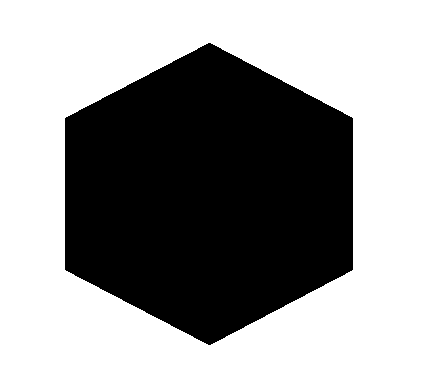
#> input picture Fundamental Contour/six.png, 433 x 382 px
$ jupyter execute fundC.ipynb
#> lines starting #> are read from the running program, lines starting #| are printed output that depends on the picture; after the words box and inside, x2 and y2 are one past the last pixel; in counts of white or black regions, pixels touching at a corner belong together
## Import Lib

[cell 1]
import cv2 as cv
import numpy as np
from matplotlib import pyplot as plt

## Load Image

[cell 2]
src = cv.imread("./six.png")
#> src is the input picture: shape (382, 433, 3); 60.4% white; 1 black region, box (x1, y1, x2, y2) and area: (65, 43, 353, 345) 65473
gray_img = cv.cvtColor(src,cv.COLOR_BGR2GRAY) ## ปรับภาพให้เป็นสี ขาวเทา
canny_image = cv.Canny(gray_img, 50, 150)
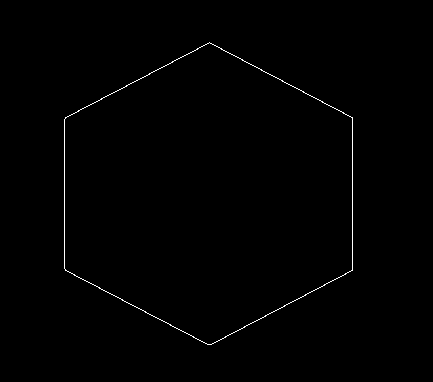
#> canny_image: shape (382, 433); 0.55% white in thin lines or dots, all inside (x1, y1, x2, y2) = (64, 42, 353, 345)
plt.rcParams["figure.figsize"] = [15, 7]
plt.imshow(canny_image,cmap='gray')
plt.show()

## Contour Finding

[cell 3]
contours, hierarchy = cv.findContours(canny_image, cv.RETR_EXTERNAL, cv.CHAIN_APPROX_SIMPLE) ## ส่งค่ามาเป็น hierarchy ชั้นๆ
#> contours = 1 contour; box (x1, y1, x2, y2) and area: (64, 42, 353, 345) 65483
edge_img = canny_image.copy()
print(contours)  ## วาด Contours
#> (printed output is left out)
drawn_contour_img = np.zeros(edge_img.shape,dtype=np.uint8) ## สร้างภาพเปล่า เพื่อวาด Contour ที่หาได้
drawn_contour_img = cv.cvtColor(drawn_contour_img,cv.COLOR_GRAY2RGB)
#> drawn_contour_img: shape (382, 433, 3); every value is 0
cv.drawContours(drawn_contour_img, contours, -1, (100,0,250), 5 ) ## -1 คือ วาดทุกอั // ถ้าวาดบางอันสามารถใส่เลข index ของ Contour ที่จะวาดเลย 5 คือ เพิ่ม . ที่เป็นขอบ
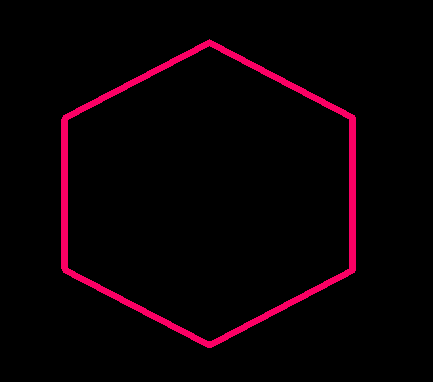
#> drawn_contour_img: shape (382, 433, 3); mean B, G, R 3.7, 0, 9.4
plt.imshow(drawn_contour_img)
plt.show()

## Polygon Approximation

[cell 4]
contours_approx = [] ## สร้าง array เอาไว้รับ สำหรับหลายอัน

for i,value in enumerate(contours): ## วนลูปวาดจุดต่อกัน
    contours_approx.append( cv.approxPolyDP(contours[i],0.01*cv.arcLength(contours[i],True),True) ) ## หาค่าส่วนโค้ง
#> this loop made 1 pass
#> after the loop, contours_approx = 1 item

## วาด Contours
drawn_approx_contour_img = np.zeros(edge_img.shape,dtype=np.uint8) ## สร้างภาพเปล่า เพื่อวาด Contour ที่หาได้
drawn_approx_contour_img = cv.cvtColor(drawn_approx_contour_img,cv.COLOR_GRAY2RGB)

## สร้างจุดเป็นตำแหน่งมุม
for i,values in enumerate(contours_approx):
    for j,dot in enumerate(values):
        drawn_approx_contour_img = cv.circle(drawn_approx_contour_img, dot[0], 10, (255,0,0), 4) ## สร้างจุดเป็นวงกลม รอบตำแหน่งจุดมุม 10 วาดขนาดวงกลม 4 วาดขอบวงกลม
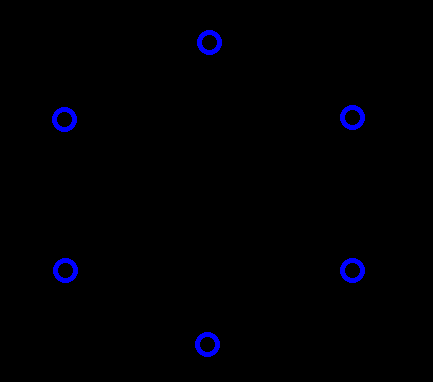
#> drawn_approx_contour_img: shape (382, 433, 3); mean B, G, R 2.9, 0, 0

## ลากเส้นระหว่างจุด
cv.drawContours(drawn_approx_contour_img, contours_approx, -1, (100,0,250), 3) ## -1 คือ วาดทุกอั // ถ้าวาดบางอันสามารถใส่เลข index ของ Contour ที่จะวาดเลย 3 คือ เพิ่ม . ที่เป็นขอบ

plt.imshow(drawn_approx_contour_img)
plt.show()

## Moment or Centroid

[cell 5]
M = cv.moments(contours[0]) ## get moment
#> M = moments, m00 65483, centre m10/m00, m01/m00 = (208.2, 193.5)
cx = int(M['m10']/M['m00']) ## get centroid x
#> cx = 208
cy = int(M['m01']/M['m00']) ## get centroid y
#> cy = 193

## หาจุดดศูนย์ถ่วงของภาพ
drawn_approx_contour_img = cv.circle(drawn_approx_contour_img, (cx,cy), 10, (255,255,20), 1) ## วงกลมสีเหลือง
#> drawn_approx_contour_img: shape (382, 433, 3); mean B, G, R 5.4, 0.1, 7.2
plt.imshow(drawn_approx_contour_img)
plt.show()

## Rectangle Boundary

[cell 6]
## สร้างสี่เหลี่ยมไว้คุมวัตถุที่ขนาดพอดีกับวัตถุ
x,y,w,h = cv.boundingRect(contours[0])
#> x = 64; y = 42; w = 289; h = 303
cv.rectangle(drawn_approx_contour_img,(x,y),(x+w,y+h),(0,255,0),1) ## สมการหามุมที่กรอบสี่เหลี่ยมครอบ

plt.imshow(drawn_approx_contour_img)
plt.show()

## Center

[cell 7]
## หาจุดกลางของวัตถุ
center = [x+(w//2), y+(h//2)] ## สมการหาจุดกึ่งกลางของวัตถุ
#> center = [208, 193]
drawn_approx_contour_img = cv.circle(drawn_approx_contour_img, center, 20, (255,5,100), 2) # หาจุดกึ่งกลาง เป็นสีชมพู

plt.imshow(drawn_approx_contour_img)
plt.show()

## Rotated Rect

[cell 8]
rect = cv.minAreaRect(contours[0])
#> rect = ((208, 193), (302, 288), -90)
box = cv.boxPoints(rect)
#> box = [[352, 344], [64, 344], [64, 42], [352, 42]]
box = np.int0(box)
cv.drawContours(drawn_approx_contour_img,[box],0,(0,0,255), 1) # สีน้ำเงิน ซ้อนกับสีเขียว
plt.imshow(drawn_approx_contour_img)
plt.show()

## Min Circle

[cell 9]
(x,y),radius = cv.minEnclosingCircle(contours[0])
#> x = 208.5; y = 193.5; radius = 162.6
center = (int(x),int(y))
#> center = (208, 193)
radius = int(radius)
#> radius = 162
cv.circle(drawn_approx_contour_img,center,radius,(0,255,0),1) # สีเขียวหนา
plt.imshow(drawn_approx_contour_img)
plt.show()

## Min Ellipse

[cell 10]
ellipse = cv.fitEllipse(contours[0])
#> ellipse = ((208.4, 193.4), (274.9, 312.5), 90)
cv.ellipse(drawn_approx_contour_img,ellipse,(100,100,150),1) # สีเทา
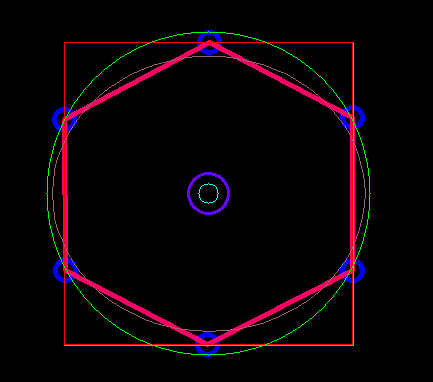
#> drawn_approx_contour_img: shape (382, 433, 3); mean B, G, R 5.8, 2.9, 8.9
plt.imshow(drawn_approx_contour_img)
plt.show()
